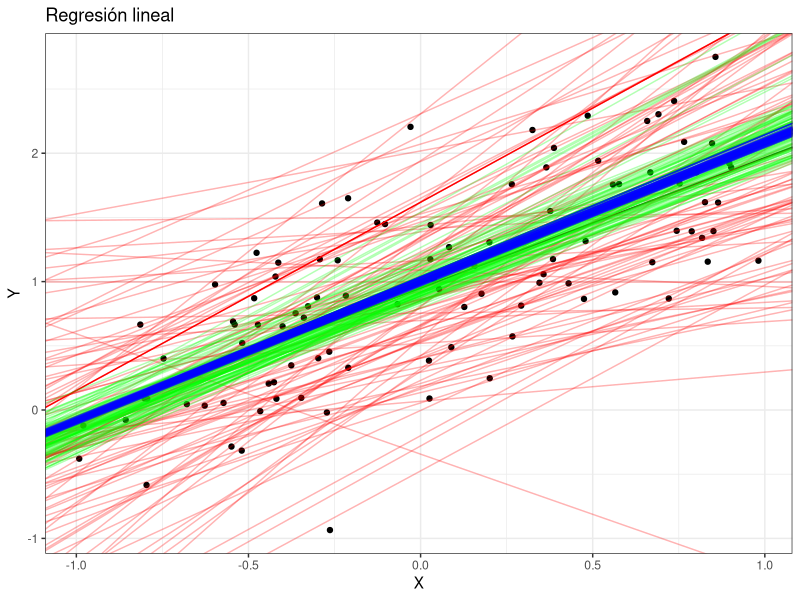
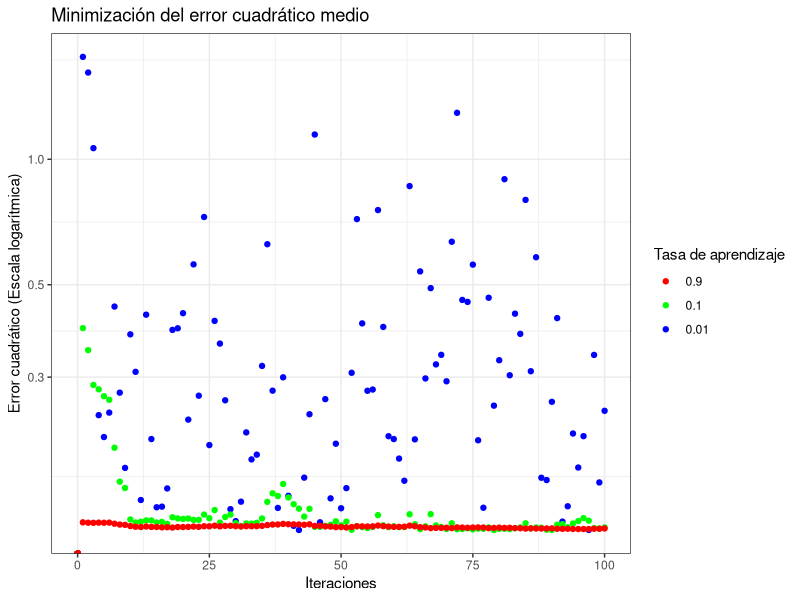

Write the R code that produced these figures, in order.
# Descenso en la dirección del gradiente
rm(list=ls())

# Carga de librerías
library(ggplot2)

# Datos a ajustar. n muestras en intervalo [-1, 1]
ns <- c(100)
E <- matrix(0, 4, 4) # Vector para almacenar el error cuadrático medio
T <- matrix(0, 4, 4) # Vector para almacenar el tiempo consumido
e <- 0 
for (n in ns) {
e <- e + 1
x0 <- rep(c(1), n)
x1 <- runif(n = n, min = -1, max = 1)
X <- as.matrix(cbind(x0, x1))
error <- rnorm(n = n, 0, 0.5)
Y <- as.matrix(x0 + x1 + error)

# Solución cerrada
datos <- data.frame(x = X[,2], y = Y)
sc <- lm(y ~ x, data = datos)
g0 <- ggplot(datos, aes(x, y)) +
  geom_point(alpha = 1) +
  geom_abline(intercept = sc$coefficients[1], slope = sc$coefficients[2], col = "black") +
  xlab("X") + ylab("Y") +
  ggtitle("Regresión lineal") +
  theme_bw()

# Descenso en la dirección del gradiente (incremental o estocástico)
etas <- c(0.9, 0.1, 0.01)
W <- c(rnorm(1), rnorm(1))
comparaciones <- data.frame()
for (eta in etas) {
  start.time <- Sys.time()
  for (i in 1:n) {
    J <- rep(0, n) # Vector para almacenar los valores que toma la función de coste
    I <- rep(0, n) # Vector para almacenar los valores que toma el indicador de iteraci
    C <- rep(0, n) # Vector para almacenar los valores que toma el color
    # Inicializamos el error de ajuste
    delta <- (Y[i,] - (t(X[i,]) %*% W)) * X[i,]
    for (j in 1:n) {
      J[i] <- J[i] +  ((t(X[j,]) %*% W) - Y[j,])^2 # Cálculo de la función de cost
    }
    # Actualizamos W
    W <- W + eta * delta
    I[i] <- i 
    J[i] <- J[i] / (2 * n) # Valor de la función de coste para esta iteració
    if (eta == 0.9) { g0 <- g0 + geom_abline(intercept = W[1], slope = W[2], col="red", alpha = 0.3) }
    if (eta == 0.1) { g0 <- g0 + geom_abline(intercept = W[1], slope = W[2], col="green", alpha = 0.3) }
    if (eta == 0.01) { g0 <- g0 + geom_abline(intercept = W[1], slope = W[2], col="blue", alpha = 0.3) }
    if (eta == 0.9) { comparaciones <- rbind(comparaciones, data.frame(I, J, C = "red")) } 
    if (eta == 0.1) { comparaciones <- rbind(comparaciones, data.frame(I, J, C = "green")) } 
    if (eta == 0.01) { comparaciones <- rbind(comparaciones, data.frame(I, J, C = "blue")) } 
  }
  if (eta == 0.9) { g0 <- g0 + geom_abline(intercept = W[1], slope = W[2], col="red") }
  if (eta == 0.1) { g0 <- g0 + geom_abline(intercept = W[1], slope = W[2], col="green") }
  if (eta == 0.01) { g0 <- g0 + geom_abline(intercept = W[1], slope = W[2], col="blue") }
  end.time <- Sys.time()
  if (eta == 0.9) { E[e, 1] <- J[i]; T[e, 1] <- end.time - start.time }
  if (eta == 0.1) { E[e, 2] <- J[i]; T[e, 2] <- end.time - start.time }
  if (eta == 0.01) { E[e, 3] <- J[i]; T[e, 3] <- end.time - start.time }
  if (eta == 0.001) { E[e, 4] <- J[i]; T[e, 4] <- end.time - start.time }
}
print(g0)

g1 <- ggplot(comparaciones, aes(I, J, colour=C)) +
  geom_point(alpha = 1) +
  xlim(0, n) + ylim(0, 3000) +
  scale_colour_manual(name  ="Tasa de aprendizaje", values= c("red", "green", "blue"), labels=c("0.9", "0.1", "0.01")) +
  xlab("Iteraciones") + ylab("Error cuadrático (Escala logarítmica)") +
  ggtitle("Minimización del error cuadrático medio") +
  scale_y_log10() +
  theme_bw()
print(g1)
}